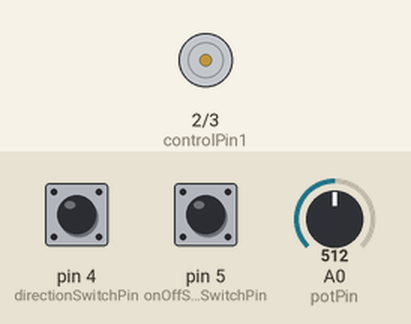
This sketch was run on a simulated Arduino Uno, built with avr-gcc and run on an emulated ATmega328P. Shown: motor-driver pin pairs drawn as motors (green arrow = first pin HIGH = forward, orange = second pin HIGH = backward, longer = more drive, scaled by the enable pin). The inputs (shaded band) are chosen by the test bench; at power-on: pin 5 (onOffSwitchStateSwitchPin) LOW, pin 4 (directionSwitchPin) LOW, A0 (potPin) = 512. What the sketch prints to the serial monitor is not drawn.

Above: at 1.2 s.
1.3 s: pin 5 (onOffSwitchStateSwitchPin) pulled HIGH for 0.15 s
At 1.43 s:
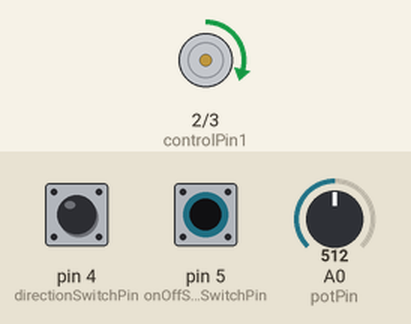
3.0 s: pin 4 (directionSwitchPin) pulled HIGH for 0.15 s
4.6 s: pin 5 (onOffSwitchStateSwitchPin) pulled HIGH for 1 s
At 6.6 s:
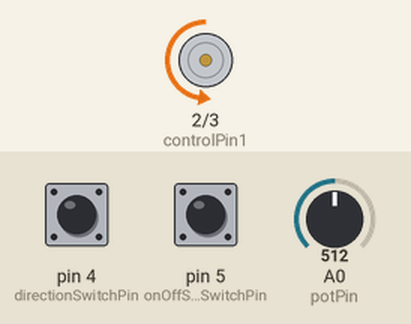
7.6 s: A0 (potPin) set to 716
At 8.2 s:
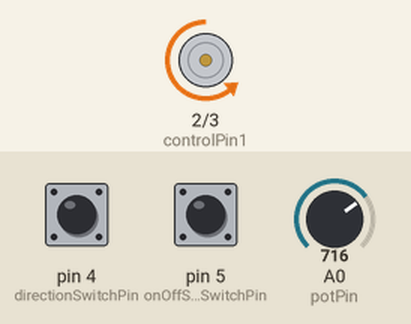
9.1 s: A0 (potPin) set to 900
At 10.3 s:
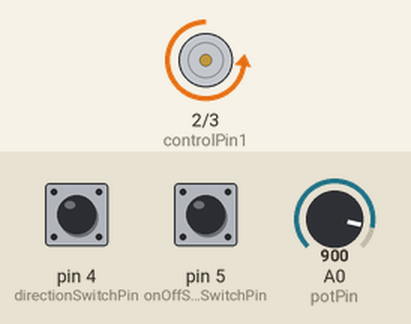
10.6 s: pin 4 (directionSwitchPin) pulled HIGH for 1 s
At 11.5 s:
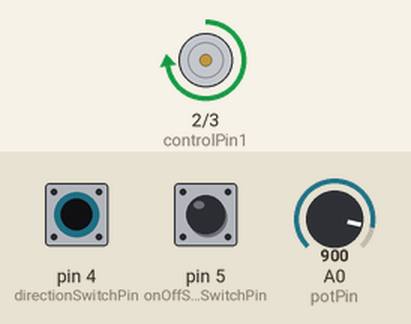
Timing chart, 0 to 13.6 s (numbered marks = the images above; inputs shaded):
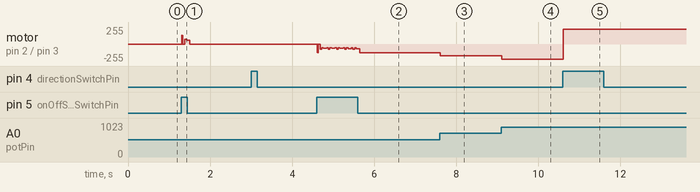

The sketch:

ZOOTROPO.ino
```cpp
const int controlPin1 = 2;
const int controlPin2 = 3;
const int enablePin = 9;
const int directionSwitchPin = 4;
const int onOffSwitchStateSwitchPin = 5;
const int potPin = A0;
int onOffSwitchState = 0;
int previousOnOffSwitchState = 0;
int directionSwitchState = 0;
int previousDirectionSwitchState = 0;
int motorEnabled = 0;
int motorSpeed = 0;
int motorDirection = 1;


void setup() {
  // put your setup code here, to run once:
pinMode(directionSwitchPin,INPUT);
pinMode(onOffSwitchStateSwitchPin,INPUT);
pinMode(controlPin1, OUTPUT);
pinMode(controlPin2, OUTPUT);
pinMode(enablePin, OUTPUT);
digitalWrite(enablePin, LOW);

// control a través del serial
Serial.begin(9600);
}

void loop() {
  // put your main code here, to run repeatedly:
  onOffSwitchState = digitalRead(onOffSwitchStateSwitchPin);
  delay(1);
  directionSwitchState = digitalRead(directionSwitchPin);

  motorSpeed = analogRead(potPin)/4;
  Serial.println(onOffSwitchState);
  Serial.println(motorSpeed);
  if (onOffSwitchState != previousDirectionSwitchState ){
  if (onOffSwitchState == HIGH){
    motorEnabled = !motorEnabled;
  }
  }
if (directionSwitchState != previousDirectionSwitchState){
if (directionSwitchState  == HIGH){
  motorDirection = !motorDirection;
}
}
if(motorDirection == 1){
 digitalWrite(controlPin1, HIGH);
 digitalWrite(controlPin2, LOW);
}
else{
  digitalWrite(controlPin1, LOW);
  digitalWrite(controlPin2, HIGH);
}
if (motorEnabled == 1){
  analogWrite(enablePin,motorSpeed);
}
else{
  analogWrite(enablePin,0);
}
  previousDirectionSwitchState = directionSwitchState;
  previousOnOffSwitchState = onOffSwitchState;
}
```

Measured:
- after the input at 1.3 s, motor on pin 2 (controlPin1) / pin 3 (controlPin2): stopped → forward 58/255 at once, → stopped 0.19 s later
- after the input at 7.6 s, motor on pin 2 (controlPin1) / pin 3 (controlPin2): backward 128/255 → backward 179/255 at once
- after the input at 9.1 s, motor on pin 2 (controlPin1) / pin 3 (controlPin2): backward 179/255 → backward 225/255 at once
- after the input at 10.6 s, motor on pin 2 (controlPin1) / pin 3 (controlPin2): backward 225/255 → forward 225/255 at once
